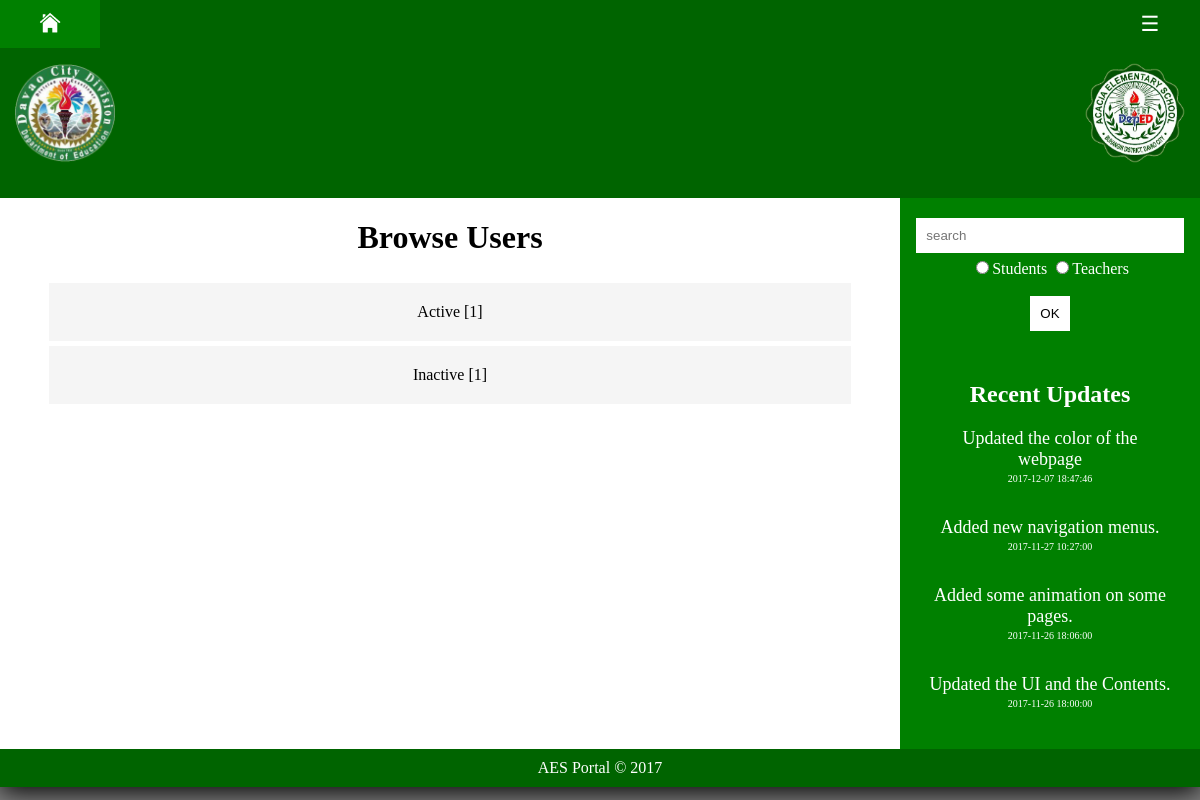
Screenshot of /aes-admin/users.php (signed in) with the database file from the repository.
### tables this page shows
CREATE TABLE `updates` (
  `update_id` int(11) NOT NULL AUTO_INCREMENT,
  `update_description` varchar(256) NOT NULL,
  `update_date` datetime NOT NULL,
  PRIMARY KEY (`update_id`)
);

### aes-admin/users.php (the view, shortened to what this page needs)
<!DOCTYPE html>
<?php
    include ('include/verify-admin.php');
    if($_SESSION['user_type']=='Super Admin'){
        $active_query="SELECT count(status) FROM users WHERE status='Active' && user_type!='Super Admin'";
        $result_active=mysqli_query($con,$active_query);
        $inactive_query="SELECT count(status) FROM users WHERE status='Inactive' && user_type!='Super Admin'";
        $result_inactive=mysqli_query($con,$inactive_query);
    }
?>
<html>
    <head>
        <link rel="stylesheet" href="../css/main.css">
        <link rel="stylesheet" href="../css/loader.css">
        <link rel="stylesheet" href="../css/options.css">
        <link rel="stylesheet" href="../css/tables.css">
    </head>
    <body style="font-family:Verdana;" onload="myFunction()">
            <div style="display:none;" id="myDiv" class="animate-bottom">
                <?php include ('include/nav.php');?>
                <div id="main">
                    <?php include ('include/menu.php');?>
                    <div style="overflow:hidden;">
                        <?php include ('include/header.php');?>
                        <div class="main">
                            <h1 style="text-align:center;">Browse Users</h1>
                            <div id="sortby" style="margin: 20px auto; width:100%; padding:5px;">
                                <div style="overflow:scroll; height:370px;">
                                    <a href="javascript: active()" style="text-decoration:none; color:white;">
                                        <div class="options">
                                            <?php
                                                if(mysqli_num_rows($result_active)>0)
                                                {
                                                    while($row=mysqli_fetch_row($result_active))
                                                    {
                                                        echo "Active [".$row[0]."]";
                                                    }
                                                }
                                            ?>
                                        </div>
                                    </a>
                                    <a href="javascript: inactive()" style="text-decoration:none; color:white;">
                                        <div class="options">
                                            <?php
                                                if(mysqli_num_rows($result_inactive)>0)
                                                {
                                                    while($row=mysqli_fetch_row($result_inactive))
                                                    {
                                                        echo "Inactive [".$row[0]."]";
                                                    }
                                                }
                                            ?>
                                        </div>
                                    </a>
                                </div>
                            </div>
                        </div>
                        <?php include ('include/recent-updates.php');?>
                    </div>
                    <?php include ('include/footer.php');?>
                </div>
    </body>
</html>

### aes-admin/include/recent-updates.php
<?php
    include ('../connect.php');
?>
<html>
    <head>
        <link rel="stylesheet" href="css/main.css">
    </head>
    <body>
        <div class="right">
            <form action="search-result.php" method="POST">
                <input name="search" type="search" placeholder="search" style="position:relative; margin: 5px auto; width:99%; height:35px;padding:10px; border:none;" required>
                <input name="search_type" type="radio" value="students" required>Students
                <input name="search_type" type="radio" value="teachers" required>Teachers<br><br>
                <button name="submit" type="submit" style="position:relative; width:40px; height:35px; background-color:white; margin:auto; border:none;">OK</button>
            </form>
        </div>
        <div class="right">
            <h2>Recent Updates</h2>
            <?php
                $count=0;
                $sql_query="SELECT * FROM updates GROUP BY update_date DESC";
                $result_set=mysqli_query($con,$sql_query);
                if(mysqli_num_rows($result_set)>0)
                {
                    while($row=mysqli_fetch_row($result_set))
                    {
                        $count++;
                        if($count<=8){
                            ?>
                                <div style="position:relative; width:90%; margin:auto; margin-bottom:10px;">
                                    <p style="text-align:center; font-size:18px"><?php echo $row[1];?></p>
                                    <p style="text-align:center; font-size:10px; position:relative; width:100%; bottom:15px;"><?php echo $row[2];?></p>
                                </div>
                            <?php
                        }
                    }
                }
                else
                {
                    ?>
                        No updates yet!
                    <?php
                }
            ?>
        </div>
    </body>
</html>

### css/main.css (style rules this page uses)
body { background-color: gray; margin: auto; }
* { box-sizing: border-box; }
.main { float:left; width:75%; padding: 0px 40px; }
.right { background-color: green; color: white; float:left; width:25%; padding:15px; text-align:center; }
#main { transition: margin-left .5s; }

### css/loader.css (style rules this page uses)
.animate-bottom { position: relative; -webkit-animation-name: animatebottom; -webkit-animation-duration: 1s; animation-name: animatebottom; animation-duration: 1s }
#myDiv { display: none; text-align: center; background-color: white; box-shadow: 0px 5px 25px black; }

### css/options.css (style rules this page uses)
.options { position: relative; margin: auto; width: 99%; margin-bottom: 5px; padding: 20px 0px; background-color: whitesmoke; }
a .options { color: black; }

### rows the page displays
updates: update_description "Updated the color of the webpage", update_date "2017-12-07 18:47:46"
updates: update_description "Added new navigation menus.", update_date "2017-11-27 10:27:00"
updates: update_description "Added some animation on some pages.", update_date "2017-11-26 18:06:00"
updates: update_description "Updated the UI and the Contents.", update_date "2017-11-26 18:00:00"

### other values shown
$row[0] "1"
